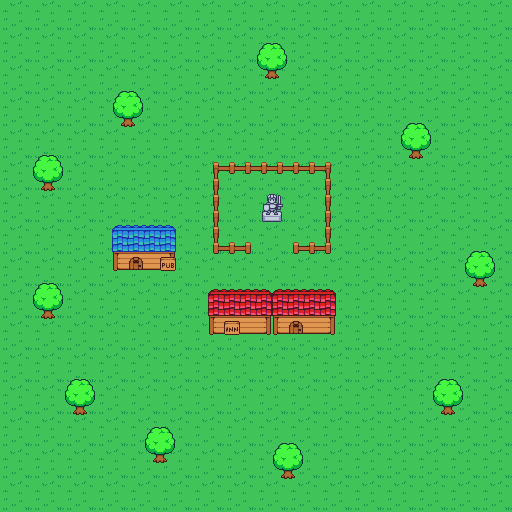

The image is a tile-based game level rendered from a .tmx file. Its description and source (layers, tilesets, objects; grid data summarised) follow:
An orthogonal 32x32 tile map with 16x16 px tiles, 3 tile layers (Grass, shtuff 1, Shtuff 2) and 16 objects (13x wall, player).

<map version="1.4" tiledversion="1.4.1" orientation="orthogonal" renderorder="right-down" width="32" height="32" tilewidth="16" tileheight="16" infinite="0" nextlayerid="7" nextobjectid="17">
 <tileset firstgid="1" source="farmShtuff.tsx" />
 <layer id="1" name="Grass" width="32" height="32">
  <data>[1024 cells, 1024 non-empty, 4 distinct tile ids]</data>
 </layer>
 <layer id="2" name="shtuff 1" width="32" height="32">
  <data>[1024 cells, 110 non-empty, 26 distinct tile ids]</data>
 </layer>
 <objectgroup id="4" name="interactions">
  <object id="1" name="wall" x="260" y="44" width="24" height="32" />
  <object id="2" x="556" y="48" />
  <object id="3" name="wall" x="404" y="124" width="24" height="32" />
  <object id="4" name="wall" x="468" y="252" width="24" height="32" />
  <object id="5" name="wall" x="436" y="384" width="24" height="32" />
  <object id="6" name="wall" x="276" y="448" width="24" height="32" />
  <object id="7" name="wall" x="148" y="428" width="24" height="32" />
  <object id="8" name="wall" x="208" y="288" width="128" height="44" />
  <object id="9" name="wall" x="112" y="224" width="64" height="48" />
  <object id="10" name="wall" x="212" y="160" width="120" height="12" />
  <object id="11" name="wall" x="324" y="172" width="8" height="80" />
  <object id="12" name="wall" x="212" y="172" width="8" height="80" />
  <object id="13" name="wall" x="220" y="240" width="32" height="12" />
  <object id="14" name="wall" x="292" y="240" width="32" height="12" />
  <object id="15" name="player" x="256" y="112" width="16" height="16" />
  <object id="16" x="152" y="-16" />
 </objectgroup>
 <layer id="3" name="Shtuff 2" width="32" height="32">
  <data>[1024 cells, 28 non-empty, 19 distinct tile ids]</data>
 </layer>
</map>
